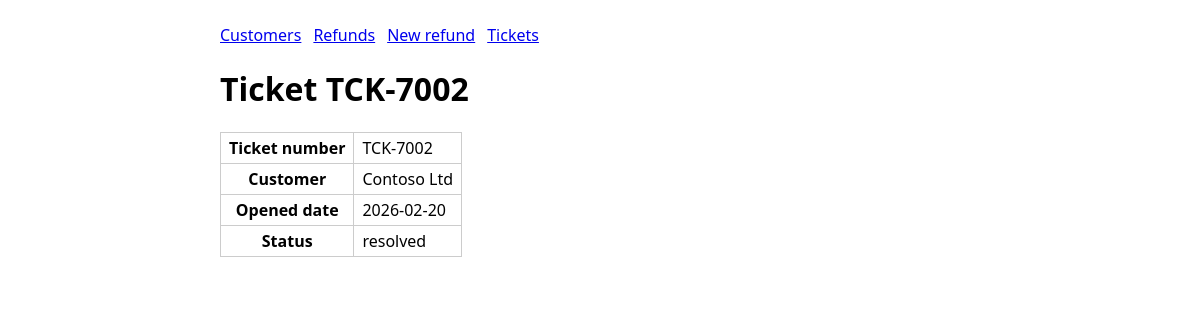
Screenshot of /tickets/2 (signed in) with the database file from the repository.
### tables this page shows
CREATE TABLE tickets(
        id INTEGER PRIMARY KEY AUTOINCREMENT, ticket_number TEXT UNIQUE, customer TEXT,
        opened_date TEXT, status TEXT DEFAULT 'open');

### sandbox/app.py (the view)
@app.route("/tickets/<int:ticket_id>")
@login_required
def ticket_detail(ticket_id):
    row = db().execute("SELECT * FROM tickets WHERE id=?", (ticket_id,)).fetchone()
    if not row:
        abort(404)
    return render_template("ticket_detail.html", r=row)

### sandbox/app.py (called while the page is built)
def db():
    if "db" not in g:
        g.db = sqlite3.connect(DB)
        g.db.row_factory = sqlite3.Row
    return g.db

def login_required(fn):
    @wraps(fn)
    def wrapper(*a, **kw):
        if not session.get("user"):
            return redirect(url_for("login"))
        return fn(*a, **kw)
    return wrapper

### sandbox/templates/ticket_detail.html
{% extends "base.html" %}{% block body %}<h1>Ticket {{ r.ticket_number }}</h1>
<table>
<tr><th>Ticket number</th><td id="f-ticket_number">{{ r.ticket_number }}</td></tr>
<tr><th>Customer</th><td id="f-customer">{{ r.customer }}</td></tr>
<tr><th>Opened date</th><td id="f-opened_date">{{ r.opened_date }}</td></tr>
<tr><th>Status</th><td id="f-status">{{ r.status }}</td></tr></table>
{% if r.status == 'open' %}<form method="post" action="/tickets/{{ r.id }}/resolve"><button type="submit" data-role="submit-record">Mark as resolved</button></form>{% endif %}{% endblock %}

### sandbox/templates/base.html (style rules this page uses)
body { font-family:system-ui,sans-serif;max-width:760px;margin:24px auto;padding:0 12px }
table { border-collapse:collapse }
td,th { border:1px solid #ccc;padding:4px 8px }

### rows the page displays
tickets: ticket_number "TCK-7002", customer "Contoso Ltd", opened_date "2026-02-20", status "resolved"
